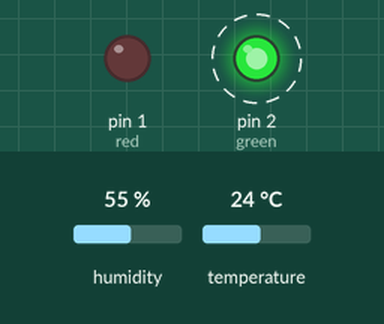
Simulated run of this sketch. Board: Arduino Uno, built with avr-gcc and run on an emulated ATmega328P. Parts: output pins drawn as LEDs (lit = HIGH). Dashed ring = blinking. Inputs (shaded band) come from the test bench; at power-on: temperature 24 °C, humidity 55 %.

Above: at 2.8 s.
2.9 s: temperature set to 34 °C
5.6 s: temperature set to 37 °C
At 6.7 s:
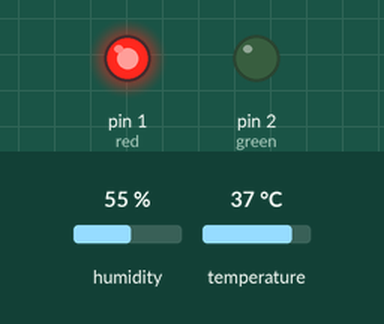
8.3 s: temperature set to 12 °C
At 11.3 s:
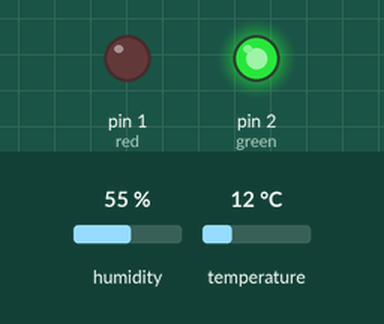
11.6 s: temperature set to 41 °C
At 12.6 s:
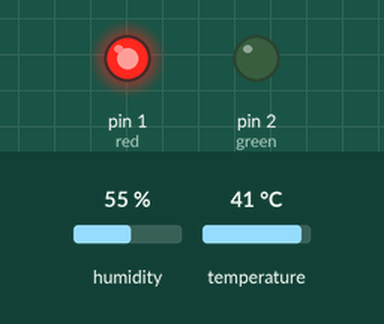
Timing chart, 0 to 15.3 s (numbered marks = the images above; inputs shaded):
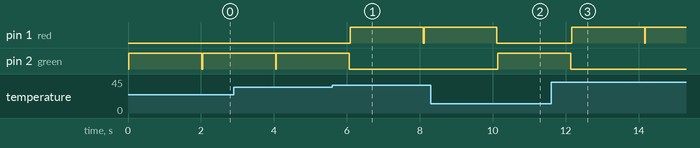

Measured:
- the behaviour switches between 35 and 36 °C on temperature (found by bisection; images 0 and 1)
- after the input at 5.6 s, pin 1 (red): LOW → HIGH after 0.49 s, → LOW 2.0 s later, → HIGH 0.02 s later; pin 2 (green): goes on until 6.1 s, then stays LOW
- after the input at 8.3 s, pin 1 (red): goes on until 10.1 s, then stays LOW; pin 2 (green): LOW → HIGH after 1.8 s
- after the input at 11.6 s, pin 1 (red): LOW → HIGH after 0.56 s, → LOW 2.0 s later, → HIGH 0.02 s later; pin 2 (green): goes on until 12.1 s, then stays LOW

The sketch:

Assignment3.ino
```cpp
#include "DHT.h"
#define DHTPIN 8
#define DHTTYPE DHT11
const int red=1;
const int green=2;

DHT dht(DHTPIN, DHTTYPE);
void check(int x){
  if(x<=35){
    digitalWrite(green,HIGH);
  }
  else{
    digitalWrite(red,HIGH);
  }
  return;
}

void reset(){
  digitalWrite(red,LOW);
  digitalWrite(green,LOW);
}

void setup() {
  dht.begin();
  pinMode(red,OUTPUT);
  pinMode(green,OUTPUT);
}

void loop() {
  reset();
  float value= dht.readTemperature();
  check(value);
  delay(1000);

}
```
